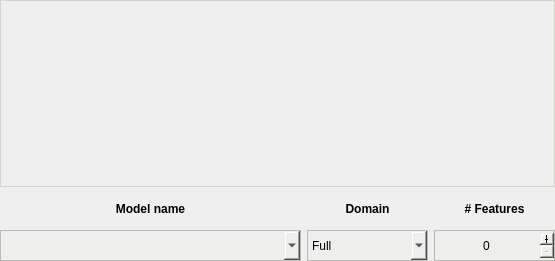
                     <widget class="QWidget" name="perm_graph_interact_widget" native="true">
                      <layout class="QVBoxLayout" name="comp_graph_interact_widget_meta_layout_3">
                       <property name="leftMargin">
                        <number>0</number>
                       </property>
                       <property name="topMargin">
                        <number>0</number>
                       </property>
                       <property name="rightMargin">
                        <number>0</number>
                       </property>
                       <property name="bottomMargin">
                        <number>0</number>
                       </property>
                       <item>
                        <layout class="QVBoxLayout" name="perm_graph_interact_widget_layout">
                         <item>
                          <widget class="QWidget" name="perm_graph_plot_widget" native="true">
                           <property name="minimumSize">
                            <size>
                             <width>0</width>
                             <height>187</height>
                            </size>
                           </property>
                           <property name="styleSheet">
                            <string notr="true">border: 1px solid;
border-color: rgb(211, 215, 207);</string>
                           </property>
                           <layout class="QVBoxLayout" name="comp_graph_plot_widget_meta_layout_3">
                            <property name="spacing">
                             <number>0</number>
                            </property>
                            <property name="leftMargin">
                             <number>0</number>
                            </property>
                            <property name="topMargin">
                             <number>0</number>
                            </property>
                            <property name="rightMargin">
                             <number>0</number>
                            </property>
                            <property name="bottomMargin">
                             <number>0</number>
                            </property>
                            <item>
                             <layout class="QVBoxLayout" name="perm_graph_plot_widget_layout">
                              <property name="spacing">
                               <number>0</number>
                              </property>
                             </layout>
                            </item>
                           </layout>
                          </widget>
                         </item>
                         <item>
                          <layout class="QGridLayout" name="perm_graph_controls_layout">
                           <item row="1" column="0">
                            <widget class="QComboBox" name="model_name_cbox">
                             <property name="minimumSize">
                              <size>
                               <width>301</width>
                               <height>31</height>
                              </size>
                             </property>
                             <property name="maximumSize">
                              <size>
                               <width>16777215</width>
                               <height>31</height>
                              </size>
                             </property>
                             <property name="styleSheet">
                              <string notr="true">background-color: rgb(238, 238, 236);
border: 1px solid;
border-color: rgb(186, 189, 182);</string>
                             </property>
                            </widget>
                           </item>
                           <item row="0" column="0">
                            <widget class="QLabel" name="model_name_label">
                             <property name="minimumSize">
                              <size>
                               <width>301</width>
                               <height>31</height>
                              </size>
                             </property>
                             <property name="maximumSize">
                              <size>
                               <width>16777215</width>
                               <height>31</height>
                              </size>
                             </property>
                             <property name="font">
                              <font>
                               <weight>75</weight>
                               <bold>true</bold>
                              </font>
                             </property>
                             <property name="text">
                              <string>Model name</string>
                             </property>
                             <property name="alignment">
                              <set>Qt::AlignCenter</set>
                             </property>
                            </widget>
                           </item>
                           <item row="1" column="2">
                            <widget class="QSpinBox" name="num_features_sbox">
                             <property name="minimumSize">
                              <size>
                               <width>121</width>
                               <height>31</height>
                              </size>
                             </property>
                             <property name="maximumSize">
                              <size>
                               <width>121</width>
                               <height>31</height>
                              </size>
                             </property>
                             <property name="styleSheet">
                              <string notr="true">background-color: rgb(238, 238, 236);
border: 1px solid;
border-color: rgb(186, 189, 182);</string>
                             </property>
                             <property name="alignment">
                              <set>Qt::AlignCenter</set>
                             </property>
                             <property name="buttonSymbols">
                              <enum>QAbstractSpinBox::PlusMinus</enum>
                             </property>
                            </widget>
                           </item>
                           <item row="0" column="2">
                            <widget class="QLabel" name="num_features_label">
                             <property name="minimumSize">
                              <size>
                               <width>121</width>
                               <height>31</height>
                              </size>
                             </property>
                             <property name="maximumSize">
                              <size>
                               <width>121</width>
                               <height>31</height>
                              </size>
                             </property>
                             <property name="font">
                              <font>
                               <weight>75</weight>
                               <bold>true</bold>
                              </font>
                             </property>
                             <property name="text">
                              <string># Features</string>
                             </property>
                             <property name="alignment">
                              <set>Qt::AlignCenter</set>
                             </property>
                            </widget>
                           </item>
                           <item row="0" column="1">
                            <widget class="QLabel" name="domain_label">
                             <property name="minimumSize">
                              <size>
                               <width>121</width>
                               <height>31</height>
                              </size>
                             </property>
                             <property name="maximumSize">
                              <size>
                               <width>121</width>
                               <height>31</height>
                              </size>
                             </property>
                             <property name="font">
                              <font>
                               <weight>75</weight>
                               <bold>true</bold>
                              </font>
                             </property>
                             <property name="text">
                              <string>Domain</string>
                             </property>
                             <property name="alignment">
                              <set>Qt::AlignCenter</set>
                             </property>
                            </widget>
                           </item>
                           <item row="1" column="1">
                            <widget class="QComboBox" name="domain_cbox">
                             <property name="minimumSize">
                              <size>
                               <width>121</width>
                               <height>31</height>
                              </size>
                             </property>
                             <property name="maximumSize">
                              <size>
                               <width>121</width>
                               <height>31</height>
                              </size>
                             </property>
                             <property name="styleSheet">
                              <string notr="true">background-color: rgb(238, 238, 236);
border: 1px solid;
border-color: rgb(186, 189, 182);</string>
                             </property>
                             <property name="currentIndex">
                              <number>0</number>
                             </property>
                             <item>
                              <property name="text">
                               <string>Full</string>
                              </property>
                             </item>
                             <item>
                              <property name="text">
                               <string>Cross-validated</string>
                              </property>
                             </item>
                            </widget>
                           </item>
                          </layout>
                         </item>
                        </layout>
                       </item>
                      </layout>
                     </widget>
